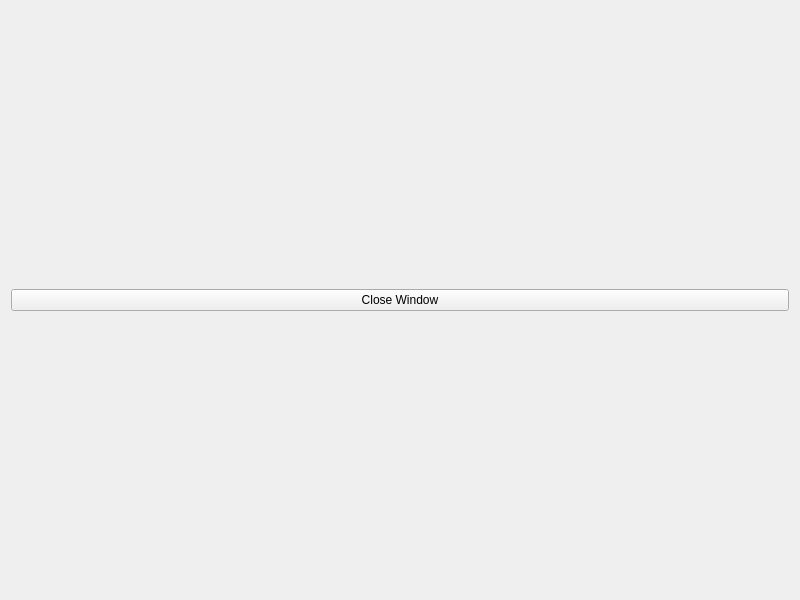
<?xml version="1.0" encoding="UTF-8"?>
<ui version="4.0">
 <class>Form</class>
 <widget class="QWidget" name="Form">
  <property name="geometry">
   <rect>
    <x>0</x>
    <y>0</y>
    <width>800</width>
    <height>600</height>
   </rect>
  </property>
  <property name="sizePolicy">
   <sizepolicy hsizetype="Maximum" vsizetype="Maximum">
    <horstretch>0</horstretch>
    <verstretch>0</verstretch>
   </sizepolicy>
  </property>
  <property name="windowTitle">
   <string>Form</string>
  </property>
  <layout class="QGridLayout" name="gridLayout">
   <item row="0" column="0">
    <layout class="QVBoxLayout" name="MPLVL" stretch="">
     <property name="sizeConstraint">
      <enum>QLayout::SetNoConstraint</enum>
     </property>
    </layout>
   </item>
   <item row="1" column="0">
    <widget class="QPushButton" name="CloseButton">
     <property name="text">
      <string>Close Window</string>
     </property>
    </widget>
   </item>
  </layout>
 </widget>
 <resources/>
 <connections/>
</ui>
